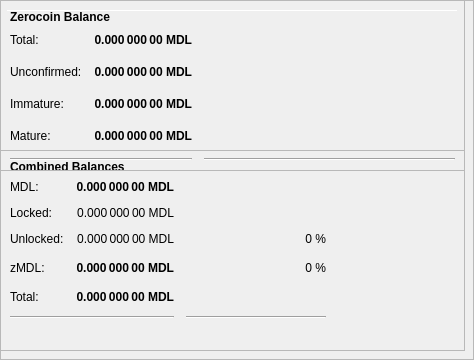
        <widget class="QFrame" name="frameObfuscation">
         <property name="minimumSize">
          <size>
           <width>0</width>
           <height>350</height>
          </size>
         </property>
         <property name="layoutDirection">
          <enum>Qt::LeftToRight</enum>
         </property>
         <property name="frameShape">
          <enum>QFrame::StyledPanel</enum>
         </property>
         <property name="frameShadow">
          <enum>QFrame::Raised</enum>
         </property>
         <widget class="QPushButton" name="runAutoDenom">
          <property name="geometry">
           <rect>
            <x>251</x>
            <y>17</y>
            <width>1</width>
            <height>1</height>
           </rect>
          </property>
          <property name="palette">
           <palette>
            <active>
             <colorrole role="WindowText">
              <brush brushstyle="SolidPattern">
               <color alpha="255">
                <red>0</red>
                <green>0</green>
                <blue>0</blue>
               </color>
              </brush>
             </colorrole>
             <colorrole role="Button">
              <brush brushstyle="SolidPattern">
               <color alpha="255">
                <red>239</red>
                <green>238</green>
                <blue>238</blue>
               </color>
              </brush>
             </colorrole>
             <colorrole role="Light">
              <brush brushstyle="SolidPattern">
               <color alpha="255">
                <red>255</red>
                <green>255</green>
                <blue>255</blue>
               </color>
              </brush>
             </colorrole>
             <colorrole role="Midlight">
              <brush brushstyle="SolidPattern">
               <color alpha="255">
                <red>247</red>
                <green>246</green>
                <blue>246</blue>
               </color>
              </brush>
             </colorrole>
             <colorrole role="Dark">
              <brush brushstyle="SolidPattern">
               <color alpha="255">
                <red>119</red>
                <green>119</green>
                <blue>119</blue>
               </color>
              </brush>
             </colorrole>
             <colorrole role="Mid">
              <brush brushstyle="SolidPattern">
               <color alpha="255">
                <red>159</red>
                <green>159</green>
                <blue>159</blue>
               </color>
              </brush>
             </colorrole>
             <colorrole role="Text">
              <brush brushstyle="SolidPattern">
               <color alpha="255">
                <red>0</red>
                <green>0</green>
                <blue>0</blue>
               </color>
              </brush>
             </colorrole>
             <colorrole role="BrightText">
              <brush brushstyle="SolidPattern">
               <color alpha="255">
                <red>255</red>
                <green>255</green>
                <blue>255</blue>
               </color>
              </brush>
             </colorrole>
             <colorrole role="ButtonText">
              <brush brushstyle="SolidPattern">
               <color alpha="255">
                <red>0</red>
                <green>0</green>
                <blue>0</blue>
               </color>
              </brush>
             </colorrole>
             <colorrole role="Base">
              <brush brushstyle="SolidPattern">
               <color alpha="255">
                <red>255</red>
                <green>255</green>
                <blue>255</blue>
               </color>
              </brush>
             </colorrole>
             <colorrole role="Window">
              <brush brushstyle="SolidPattern">
               <color alpha="255">
                <red>239</red>
                <green>238</green>
                <blue>238</blue>
               </color>
              </brush>
             </colorrole>
             <colorrole role="Shadow">
              <brush brushstyle="SolidPattern">
               <color alpha="255">
                <red>0</red>
                <green>0</green>
                <blue>0</blue>
               </color>
              </brush>
             </colorrole>
             <colorrole role="AlternateBase">
              <brush brushstyle="SolidPattern">
               <color alpha="255">
                <red>247</red>
                <green>246</green>
                <blue>246</blue>
               </color>
              </brush>
             </colorrole>
             <colorrole role="ToolTipBase">
              <brush brushstyle="SolidPattern">
               <color alpha="255">
                <red>255</red>
                <green>255</green>
                <blue>220</blue>
               </color>
              </brush>
             </colorrole>
             <colorrole role="ToolTipText">
              <brush brushstyle="SolidPattern">
               <color alpha="255">
                <red>0</red>
                <green>0</green>
                <blue>0</blue>
               </color>
              </brush>
             </colorrole>
            </active>
            <inactive>
             <colorrole role="WindowText">
              <brush brushstyle="SolidPattern">
               <color alpha="255">
                <red>0</red>
                <green>0</green>
                <blue>0</blue>
               </color>
              </brush>
             </colorrole>
             <colorrole role="Button">
              <brush brushstyle="SolidPattern">
               <color alpha="255">
                <red>239</red>
                <green>238</green>
                <blue>238</blue>
               </color>
              </brush>
             </colorrole>
             <colorrole role="Light">
              <brush brushstyle="SolidPattern">
               <color alpha="255">
                <red>255</red>
                <green>255</green>
                <blue>255</blue>
               </color>
              </brush>
             </colorrole>
             <colorrole role="Midlight">
              <brush brushstyle="SolidPattern">
               <color alpha="255">
                <red>247</red>
                <green>246</green>
                <blue>246</blue>
               </color>
              </brush>
             </colorrole>
             <colorrole role="Dark">
              <brush brushstyle="SolidPattern">
               <color alpha="255">
                <red>119</red>
                <green>119</green>
                <blue>119</blue>
               </color>
              </brush>
             </colorrole>
             <colorrole role="Mid">
              <brush brushstyle="SolidPattern">
               <color alpha="255">
                <red>159</red>
                <green>159</green>
                <blue>159</blue>
               </color>
              </brush>
             </colorrole>
             <colorrole role="Text">
              <brush brushstyle="SolidPattern">
               <color alpha="255">
                <red>0</red>
                <green>0</green>
                <blue>0</blue>
               </color>
              </brush>
             </colorrole>
             <colorrole role="BrightText">
              <brush brushstyle="SolidPattern">
               <color alpha="255">
                <red>255</red>
                <green>255</green>
                <blue>255</blue>
               </color>
              </brush>
             </colorrole>
             <colorrole role="ButtonText">
              <brush brushstyle="SolidPattern">
               <color alpha="255">
                <red>0</red>
                <green>0</green>
                <blue>0</blue>
               </color>
              </brush>
             </colorrole>
             <colorrole role="Base">
              <brush brushstyle="SolidPattern">
               <color alpha="255">
                <red>255</red>
                <green>255</green>
                <blue>255</blue>
               </color>
              </brush>
             </colorrole>
             <colorrole role="Window">
              <brush brushstyle="SolidPattern">
               <color alpha="255">
                <red>239</red>
                <green>238</green>
                <blue>238</blue>
               </color>
              </brush>
             </colorrole>
             <colorrole role="Shadow">
              <brush brushstyle="SolidPattern">
               <color alpha="255">
                <red>0</red>
                <green>0</green>
                <blue>0</blue>
               </color>
              </brush>
             </colorrole>
             <colorrole role="AlternateBase">
              <brush brushstyle="SolidPattern">
               <color alpha="255">
                <red>247</red>
                <green>246</green>
                <blue>246</blue>
               </color>
              </brush>
             </colorrole>
             <colorrole role="ToolTipBase">
              <brush brushstyle="SolidPattern">
               <color alpha="255">
                <red>255</red>
                <green>255</green>
                <blue>220</blue>
               </color>
              </brush>
             </colorrole>
             <colorrole role="ToolTipText">
              <brush brushstyle="SolidPattern">
               <color alpha="255">
                <red>0</red>
                <green>0</green>
                <blue>0</blue>
               </color>
              </brush>
             </colorrole>
            </inactive>
            <disabled>
             <colorrole role="WindowText">
              <brush brushstyle="SolidPattern">
               <color alpha="255">
                <red>119</red>
                <green>119</green>
                <blue>119</blue>
               </color>
              </brush>
             </colorrole>
             <colorrole role="Button">
              <brush brushstyle="SolidPattern">
               <color alpha="255">
                <red>239</red>
                <green>238</green>
                <blue>238</blue>
               </color>
              </brush>
             </colorrole>
             <colorrole role="Light">
              <brush brushstyle="SolidPattern">
               <color alpha="255">
                <red>255</red>
                <green>255</green>
                <blue>255</blue>
               </color>
              </brush>
             </colorrole>
             <colorrole role="Midlight">
              <brush brushstyle="SolidPattern">
               <color alpha="255">
                <red>247</red>
                <green>246</green>
                <blue>246</blue>
               </color>
              </brush>
             </colorrole>
             <colorrole role="Dark">
              <brush brushstyle="SolidPattern">
               <color alpha="255">
                <red>119</red>
                <green>119</green>
                <blue>119</blue>
               </color>
              </brush>
             </colorrole>
             <colorrole role="Mid">
              <brush brushstyle="SolidPattern">
               <color alpha="255">
                <red>159</red>
                <green>159</green>
                <blue>159</blue>
               </color>
              </brush>
             </colorrole>
             <colorrole role="Text">
              <brush brushstyle="SolidPattern">
               <color alpha="255">
                <red>119</red>
                <green>119</green>
                <blue>119</blue>
               </color>
              </brush>
             </colorrole>
             <colorrole role="BrightText">
              <brush brushstyle="SolidPattern">
               <color alpha="255">
                <red>255</red>
                <green>255</green>
                <blue>255</blue>
               </color>
              </brush>
             </colorrole>
             <colorrole role="ButtonText">
              <brush brushstyle="SolidPattern">
               <color alpha="255">
                <red>119</red>
                <green>119</green>
                <blue>119</blue>
               </color>
              </brush>
             </colorrole>
             <colorrole role="Base">
              <brush brushstyle="SolidPattern">
               <color alpha="255">
                <red>239</red>
                <green>238</green>
                <blue>238</blue>
               </color>
              </brush>
             </colorrole>
             <colorrole role="Window">
              <brush brushstyle="SolidPattern">
               <color alpha="255">
                <red>239</red>
                <green>238</green>
                <blue>238</blue>
               </color>
              </brush>
             </colorrole>
             <colorrole role="Shadow">
              <brush brushstyle="SolidPattern">
               <color alpha="255">
                <red>0</red>
                <green>0</green>
                <blue>0</blue>
               </color>
              </brush>
             </colorrole>
             <colorrole role="AlternateBase">
              <brush brushstyle="SolidPattern">
               <color alpha="255">
                <red>239</red>
                <green>238</green>
                <blue>238</blue>
               </color>
              </brush>
             </colorrole>
             <colorrole role="ToolTipBase">
              <brush brushstyle="SolidPattern">
               <color alpha="255">
                <red>255</red>
                <green>255</green>
                <blue>220</blue>
               </color>
              </brush>
             </colorrole>
             <colorrole role="ToolTipText">
              <brush brushstyle="SolidPattern">
               <color alpha="255">
                <red>0</red>
                <green>0</green>
                <blue>0</blue>
               </color>
              </brush>
             </colorrole>
            </disabled>
           </palette>
          </property>
          <property name="focusPolicy">
           <enum>Qt::NoFocus</enum>
          </property>
          <property name="autoFillBackground">
           <bool>true</bool>
          </property>
          <property name="text">
           <string/>
          </property>
          <property name="flat">
           <bool>true</bool>
          </property>
         </widget>
         <widget class="Line" name="line">
          <property name="geometry">
           <rect>
            <x>7</x>
            <y>10</y>
            <width>451</width>
            <height>1</height>
           </rect>
          </property>
          <property name="orientation">
           <enum>Qt::Horizontal</enum>
          </property>
         </widget>
         <widget class="QFrame" name="frame_3">
          <property name="geometry">
           <rect>
            <x>0</x>
            <y>150</y>
            <width>465</width>
            <height>201</height>
           </rect>
          </property>
          <property name="frameShape">
           <enum>QFrame::StyledPanel</enum>
          </property>
          <property name="frameShadow">
           <enum>QFrame::Raised</enum>
          </property>
          <layout class="QVBoxLayout" name="verticalLayout_5">
           <item>
            <layout class="QHBoxLayout" name="horizontalLayout_5" stretch="0">
             <item>
              <widget class="QLabel" name="label_5z">
               <property name="maximumSize">
                <size>
                 <width>16777215</width>
                 <height>20</height>
                </size>
               </property>
               <property name="font">
                <font>
                 <weight>75</weight>
                 <bold>true</bold>
                </font>
               </property>
               <property name="toolTip">
                <string>Combined Balances (including unconfirmed and immature coins)</string>
               </property>
               <property name="text">
                <string>&lt;html&gt;&lt;head/&gt;&lt;body&gt;&lt;p&gt;Combined Balances&lt;/p&gt;&lt;/body&gt;&lt;/html&gt;</string>
               </property>
              </widget>
             </item>
            </layout>
           </item>
           <item>
            <layout class="QGridLayout" name="gridLayout_3">
             <property name="spacing">
              <number>12</number>
             </property>
             <item row="7" column="0" colspan="2">
              <widget class="Line" name="lineSpendableBalance_3">
               <property name="orientation">
                <enum>Qt::Horizontal</enum>
               </property>
              </widget>
             </item>
             <item row="7" column="2">
              <widget class="Line" name="lineWatchBalance_3">
               <property name="sizePolicy">
                <sizepolicy hsizetype="Preferred" vsizetype="Fixed">
                 <horstretch>0</horstretch>
                 <verstretch>0</verstretch>
                </sizepolicy>
               </property>
               <property name="minimumSize">
                <size>
                 <width>140</width>
                 <height>0</height>
                </size>
               </property>
               <property name="orientation">
                <enum>Qt::Horizontal</enum>
               </property>
              </widget>
             </item>
             <item row="4" column="1">
              <widget class="QLabel" name="labelzBalancez">
               <property name="font">
                <font>
                 <weight>75</weight>
                 <bold>true</bold>
                </font>
               </property>
               <property name="cursor">
                <cursorShape>IBeamCursor</cursorShape>
               </property>
               <property name="toolTip">
                <string>Total of transactions that have yet to be confirmed, and do not yet count toward the spendable balance</string>
               </property>
               <property name="text">
                <string notr="true">0.000 000 00 MDL</string>
               </property>
               <property name="alignment">
                <set>Qt::AlignRight|Qt::AlignTrailing|Qt::AlignVCenter</set>
               </property>
               <property name="textInteractionFlags">
                <set>Qt::LinksAccessibleByMouse|Qt::TextSelectableByKeyboard|Qt::TextSelectableByMouse</set>
               </property>
              </widget>
             </item>
             <item row="6" column="1">
              <widget class="QLabel" name="labelTotalz">
               <property name="font">
                <font>
                 <weight>75</weight>
                 <bold>true</bold>
                </font>
               </property>
               <property name="cursor">
                <cursorShape>IBeamCursor</cursorShape>
               </property>
               <property name="toolTip">
                <string>Total Balance, including unconfirmed and immature coins.</string>
               </property>
               <property name="text">
                <string notr="true">0.000 000 00 MDL</string>
               </property>
               <property name="alignment">
                <set>Qt::AlignRight|Qt::AlignTrailing|Qt::AlignVCenter</set>
               </property>
               <property name="textInteractionFlags">
                <set>Qt::LinksAccessibleByMouse|Qt::TextSelectableByKeyboard|Qt::TextSelectableByMouse</set>
               </property>
              </widget>
             </item>
             <item row="4" column="3">
              <spacer name="horizontalSpacer_6">
               <property name="orientation">
                <enum>Qt::Horizontal</enum>
               </property>
               <property name="sizeHint" stdset="0">
                <size>
                 <width>40</width>
                 <height>20</height>
                </size>
               </property>
              </spacer>
             </item>
             <item row="6" column="0">
              <widget class="QLabel" name="labelTotalTextz">
               <property name="text">
                <string>Total:</string>
               </property>
              </widget>
             </item>
             <item row="1" column="0">
              <widget class="QLabel" name="labelBalanceTextz">
               <property name="text">
                <string>MDL:</string>
               </property>
              </widget>
             </item>
             <item row="1" column="1">
              <widget class="QLabel" name="labelBalancez">
               <property name="font">
                <font>
                 <weight>75</weight>
                 <bold>true</bold>
                </font>
               </property>
               <property name="cursor">
                <cursorShape>IBeamCursor</cursorShape>
               </property>
               <property name="toolTip">
                <string>Your current spendable balance</string>
               </property>
               <property name="text">
                <string notr="true">0.000 000 00 MDL</string>
               </property>
               <property name="alignment">
                <set>Qt::AlignRight|Qt::AlignTrailing|Qt::AlignVCenter</set>
               </property>
               <property name="textInteractionFlags">
                <set>Qt::LinksAccessibleByMouse|Qt::TextSelectableByKeyboard|Qt::TextSelectableByMouse</set>
               </property>
              </widget>
             </item>
             <item row="4" column="0">
              <widget class="QLabel" name="labelzBalanceTextz">
               <property name="toolTip">
                <string/>
               </property>
               <property name="text">
                <string>zMDL:</string>
               </property>
              </widget>
             </item>
             <item row="4" column="2">
              <widget class="QLabel" name="labelzMDLPercent">
               <property name="toolTip">
                <string>Current percentage of zMDL.
If AutoMint is enabled this percentage will settle around the configured AutoMint percentage (default = 10%)</string>
               </property>
               <property name="text">
                <string>0 %</string>
               </property>
               <property name="alignment">
                <set>Qt::AlignRight|Qt::AlignTrailing|Qt::AlignVCenter</set>
               </property>
              </widget>
             </item>
             <item row="6" column="2">
              <widget class="QLabel" name="label100Percent">
               <property name="text">
                <string/>
               </property>
               <property name="alignment">
                <set>Qt::AlignRight|Qt::AlignTrailing|Qt::AlignVCenter</set>
               </property>
              </widget>
             </item>
             <item row="2" column="1">
              <widget class="QLabel" name="labelLockedBalance">
               <property name="toolTip">
                <string>Locked MDL or Masternode collaterals. These are excluded from zMDL minting.</string>
               </property>
               <property name="text">
                <string>0.000 000 00 MDL</string>
               </property>
               <property name="alignment">
                <set>Qt::AlignRight|Qt::AlignTrailing|Qt::AlignVCenter</set>
               </property>
              </widget>
             </item>
             <item row="2" column="0">
              <widget class="QLabel" name="labelLockedBalanceText">
               <property name="toolTip">
                <string>Locked MDL or Masternode collaterals. These are excluded from zMDL minting.</string>
               </property>
               <property name="text">
                <string>Locked:</string>
               </property>
              </widget>
             </item>
             <item row="3" column="0">
              <widget class="QLabel" name="labelUnLockedBalanceText">
               <property name="toolTip">
                <string>Unlocked MDLs. These can be used for zMDL minting.</string>
               </property>
               <property name="text">
                <string>Unlocked:</string>
               </property>
              </widget>
             </item>
             <item row="3" column="1">
              <widget class="QLabel" name="labelUnLockedBalance">
               <property name="toolTip">
                <string>Unlocked MDLs. These can be used for zMDL minting.</string>
               </property>
               <property name="text">
                <string>0.000 000 00 MDL</string>
               </property>
               <property name="alignment">
                <set>Qt::AlignRight|Qt::AlignTrailing|Qt::AlignVCenter</set>
               </property>
              </widget>
             </item>
             <item row="3" column="2">
              <widget class="QLabel" name="labelMDLPercent">
               <property name="text">
                <string>0 %</string>
               </property>
               <property name="alignment">
                <set>Qt::AlignRight|Qt::AlignTrailing|Qt::AlignVCenter</set>
               </property>
              </widget>
             </item>
            </layout>
           </item>
           <item>
            <spacer name="verticalSpacer">
             <property name="orientation">
              <enum>Qt::Vertical</enum>
             </property>
             <property name="sizeHint" stdset="0">
              <size>
               <width>20</width>
               <height>40</height>
              </size>
             </property>
            </spacer>
           </item>
          </layout>
         </widget>
         <widget class="QFrame" name="frame_4">
          <property name="geometry">
           <rect>
            <x>0</x>
            <y>0</y>
            <width>465</width>
            <height>171</height>
           </rect>
          </property>
          <property name="frameShape">
           <enum>QFrame::StyledPanel</enum>
          </property>
          <property name="frameShadow">
           <enum>QFrame::Raised</enum>
          </property>
          <layout class="QVBoxLayout" name="verticalLayout_7">
           <item>
            <layout class="QHBoxLayout" name="horizontalLayout_8" stretch="0">
             <item>
              <widget class="QLabel" name="label_5z_3">
               <property name="maximumSize">
                <size>
                 <width>16777215</width>
                 <height>20</height>
                </size>
               </property>
               <property name="font">
                <font>
                 <weight>75</weight>
                 <bold>true</bold>
                </font>
               </property>
               <property name="text">
                <string>Zerocoin Balance</string>
               </property>
              </widget>
             </item>
            </layout>
           </item>
           <item>
            <layout class="QGridLayout" name="gridLayout_5">
             <property name="spacing">
              <number>12</number>
             </property>
             <item row="4" column="0">
              <widget class="QLabel" name="labelzBalanceMatureText">
               <property name="toolTip">
                <string>Mature: more than 20 confirmation and more than 3 mints of the same denomination after it was minted.
These zMDL are spendable.</string>
               </property>
               <property name="text">
                <string>Mature:</string>
               </property>
              </widget>
             </item>
             <item row="5" column="0" colspan="2">
              <widget class="Line" name="lineSpendableBalance_5">
               <property name="orientation">
                <enum>Qt::Horizontal</enum>
               </property>
              </widget>
             </item>
             <item row="1" column="1">
              <widget class="QLabel" name="labelzBalance">
               <property name="font">
                <font>
                 <weight>75</weight>
                 <bold>true</bold>
                </font>
               </property>
               <property name="cursor">
                <cursorShape>IBeamCursor</cursorShape>
               </property>
               <property name="toolTip">
                <string>All available zMDL, unconfirmed and immature zMDL included.</string>
               </property>
               <property name="text">
                <string notr="true">0.000 000 00 MDL</string>
               </property>
               <property name="alignment">
                <set>Qt::AlignRight|Qt::AlignTrailing|Qt::AlignVCenter</set>
               </property>
               <property name="textInteractionFlags">
                <set>Qt::LinksAccessibleByMouse|Qt::TextSelectableByKeyboard|Qt::TextSelectableByMouse</set>
               </property>
              </widget>
             </item>
             <item row="5" column="2">
              <widget class="Line" name="lineWatchBalance_5">
               <property name="sizePolicy">
                <sizepolicy hsizetype="Preferred" vsizetype="Fixed">
                 <horstretch>0</horstretch>
                 <verstretch>0</verstretch>
                </sizepolicy>
               </property>
               <property name="minimumSize">
                <size>
                 <width>140</width>
                 <height>0</height>
                </size>
               </property>
               <property name="orientation">
                <enum>Qt::Horizontal</enum>
               </property>
              </widget>
             </item>
             <item row="1" column="0">
              <widget class="QLabel" name="labelzBalanceText">
               <property name="toolTip">
                <string>All available zMDL, unconfirmed and immature zMDL included.</string>
               </property>
               <property name="text">
                <string>Total:</string>
               </property>
              </widget>
             </item>
             <item row="1" column="2">
              <spacer name="horizontalSpacer_8">
               <property name="orientation">
                <enum>Qt::Horizontal</enum>
               </property>
               <property name="sizeHint" stdset="0">
                <size>
                 <width>40</width>
                 <height>20</height>
                </size>
               </property>
              </spacer>
             </item>
             <item row="4" column="2">
              <spacer name="horizontalSpacer_4">
               <property name="orientation">
                <enum>Qt::Horizontal</enum>
               </property>
               <property name="sizeHint" stdset="0">
                <size>
                 <width>40</width>
                 <height>20</height>
                </size>
               </property>
              </spacer>
             </item>
             <item row="4" column="1">
              <widget class="QLabel" name="labelzBalanceMature">
               <property name="font">
                <font>
                 <weight>75</weight>
                 <bold>true</bold>
                </font>
               </property>
               <property name="toolTip">
                <string>Mature: more than 20 confirmation and more than 3 mints of the same denomination after it was minted.
These zMDL are spendable.</string>
               </property>
               <property name="text">
                <string>0.000 000 00 MDL</string>
               </property>
               <property name="alignment">
                <set>Qt::AlignRight|Qt::AlignTrailing|Qt::AlignVCenter</set>
               </property>
              </widget>
             </item>
             <item row="2" column="0">
              <widget class="QLabel" name="labelzBalanceUnconfirmedText">
               <property name="toolTip">
                <string>Unconfirmed: less than 20 confirmations
Immature: confirmed, but less than 3 mints of the same denomination after it was minted</string>
               </property>
               <property name="text">
                <string>Unconfirmed:</string>
               </property>
              </widget>
             </item>
             <item row="2" column="1">
              <widget class="QLabel" name="labelzBalanceUnconfirmed">
               <property name="font">
                <font>
                 <weight>75</weight>
                 <bold>true</bold>
                </font>
               </property>
               <property name="toolTip">
                <string>Unconfirmed: less than 20 confirmations
Immature: confirmed, but less than 3 mints of the same denomination after it was minted</string>
               </property>
               <property name="text">
                <string>0.000 000 00 MDL</string>
               </property>
               <property name="alignment">
                <set>Qt::AlignRight|Qt::AlignTrailing|Qt::AlignVCenter</set>
               </property>
              </widget>
             </item>
             <item row="2" column="2">
              <spacer name="horizontalSpacer_5">
               <property name="orientation">
                <enum>Qt::Horizontal</enum>
               </property>
               <property name="sizeHint" stdset="0">
                <size>
                 <width>40</width>
                 <height>20</height>
                </size>
               </property>
              </spacer>
             </item>
             <item row="3" column="0">
              <widget class="QLabel" name="labelzBalanceImmatureText">
               <property name="toolTip">
                <string>Unconfirmed: less than 20 confirmations
Immature: confirmed, but less than 3 mints of the same denomination after it was minted</string>
               </property>
               <property name="text">
                <string>Immature:</string>
               </property>
              </widget>
             </item>
             <item row="3" column="1">
              <widget class="QLabel" name="labelzBalanceImmature">
               <property name="font">
                <font>
                 <weight>75</weight>
                 <bold>true</bold>
                </font>
               </property>
               <property name="toolTip">
                <string>Unconfirmed: less than 20 confirmations
Immature: confirmed, but less than 3 mints of the same denomination after it was minted</string>
               </property>
               <property name="text">
                <string>0.000 000 00 MDL</string>
               </property>
               <property name="alignment">
                <set>Qt::AlignRight|Qt::AlignTrailing|Qt::AlignVCenter</set>
               </property>
              </widget>
             </item>
             <item row="3" column="2">
              <spacer name="horizontalSpacer_7">
               <property name="orientation">
                <enum>Qt::Horizontal</enum>
               </property>
               <property name="sizeHint" stdset="0">
                <size>
                 <width>40</width>
                 <height>20</height>
                </size>
               </property>
              </spacer>
             </item>
            </layout>
           </item>
          </layout>
         </widget>
        </widget>
